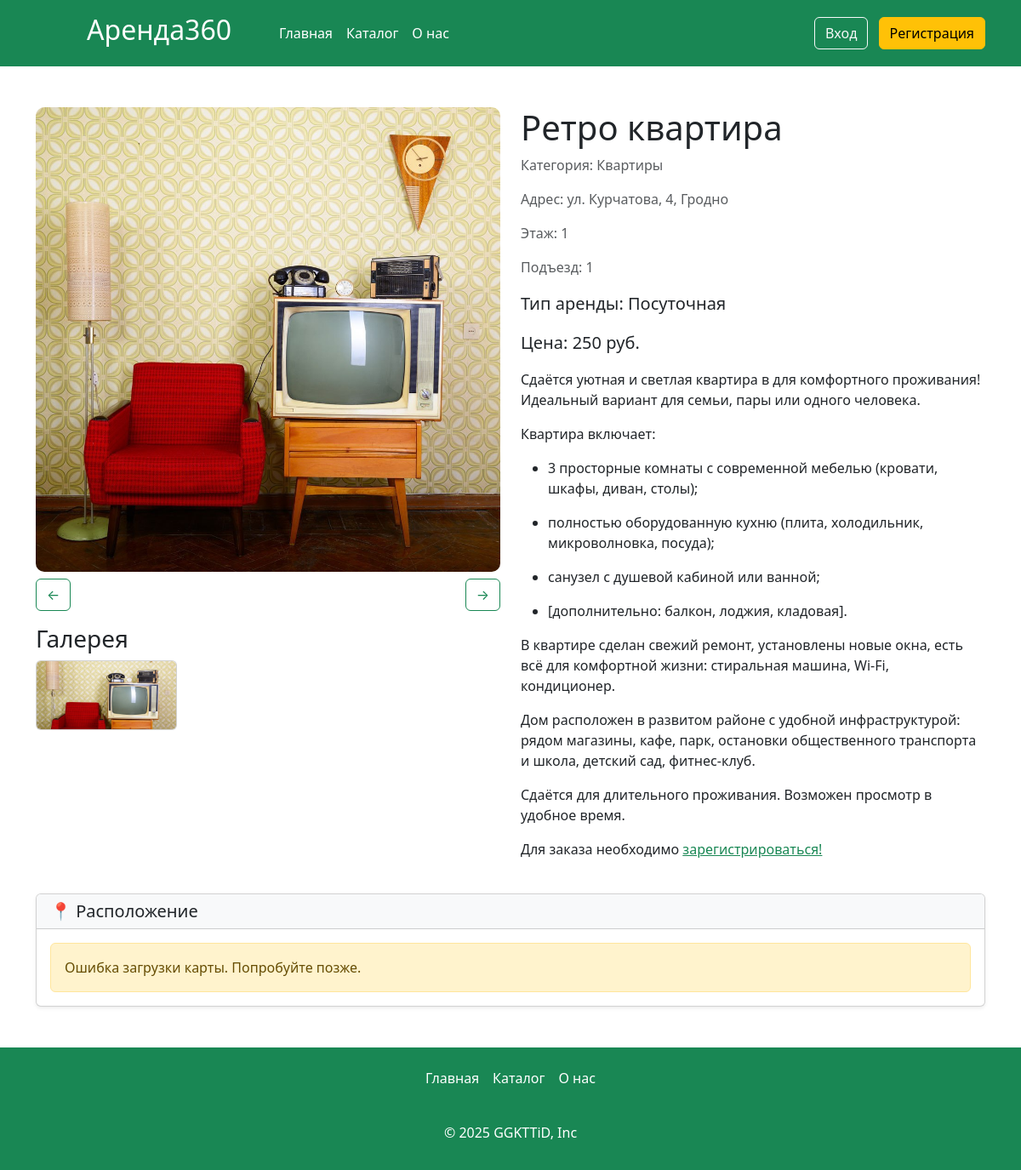
The app's page /card/4, older data.
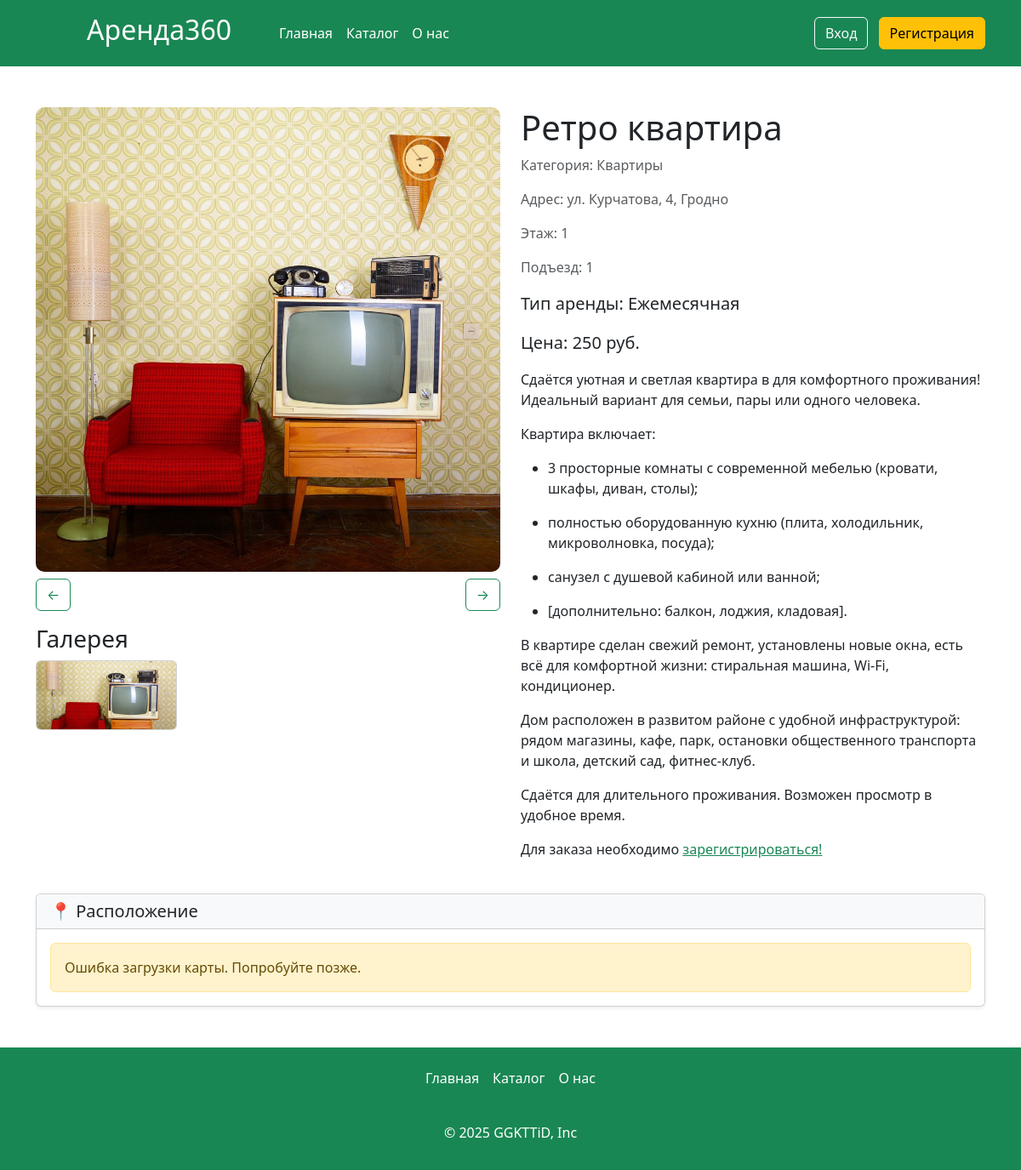
The same page, newer data.
### app.py (models this page shows, shortened)
class Articles(db.Model):
    id = db.Column(db.Integer,primary_key=True)
    title = db.Column(db.String(100))
    text = db.Column(db.Text)
    image_name = db.Column(db.String(100))
    category = db.Column(db.String(100))
    price = db.Column(db.Integer)
    floor = db.Column(db.Integer)
    entrance = db.Column(db.Integer)
    type_app = db.Column(db.String(100))
    address= db.Column(db.String(100))
    count_rooms = db.Column(db.Integer)
    hide = db.Column(db.Boolean, default=True)
    id_user = db.Column(db.Integer, db.ForeignKey('users.id'))
    orders = db.relationship('Orders', backref='article', lazy=True)
    images = db.relationship('Image', backref='article', lazy=True, cascade="all, delete-orphan")

### app.py (the view, shortened to what this page needs)
@app.route('/card/<int:id>', methods=['GET', 'POST'])
def card(id):
    article = Articles.query.get(id)
    if not article or article.hide:
        abort(404)
    check = Orders.query.filter_by(id_article=article.id).all()
    images = Image.query.filter_by(article_id=id).all()
    return render_template("card.html",article=article,check=check,images=images)

### app.py (called while the page is built)
@app.context_processor
def inject_unread_messages():
    if 'name' in session:
        current_user = Users.query.filter_by(email=session['name']).first()
        unread_count = Messages.query.filter_by(recipient_id=current_user.id, is_read=False).count()
        return dict(unread_messages=unread_count)
    return dict(unread_messages=0)

@app.context_processor
def inject_user():
    def get_user_name():
        if 'name' in session:
            return Users.query.filter_by(email=session['name']).first()
    return dict(active_user=get_user_name())

@app.context_processor
def inject_unread_count():
    if 'name' in session:
        user = Users.query.filter_by(email=session['name']).first()
        if user:
            unread_count = Notification.query.filter_by(user_id=user.id, is_read=False).count()
            return dict(unread_notifications=unread_count)
    return dict(unread_notifications=0)

### templates/card.html (shortened to what this page needs)
{% extends 'base.html' %}
{% block main %}
    <main>
        <div class="container my-5">
            <div class="row">
                <div class="col-md-6">
                    <div class="gallery-main">
                        <img id="mainImage" src="../../static/img/upload/{{article.image_name}}" width="100%" alt="Основное изображение товара">
                        <div class="image-navigation my-2 d-flex justify-content-between">
                            <button class="btn btn-outline-success prev-btn" onclick="prevImage()">←</button>
                            <button class="btn btn-outline-success next-btn" onclick="nextImage()">→</button>
                        </div>
                        <div class="row gallery-thumbnails my-3">
                          <h3>Галерея</h3>
                          <div class="col-md-4 mb-3">
                                <div class="card">
                                    <img src="../../static/img/upload/{{article.image_name}}" onclick="changeImage(this.src)" class="card-img-top" alt="Дополнительное изображение">
                                </div>
                            </div>
                        </div>
                    </div>
                </div>
                <div class="col-md-6">
                    <h1>{{article.title}}</h1>
                    <p class="text-muted">Категория: {{article.category}}</p>
                    <p class="text-muted">Адрес: {{article.address}}</p>
                    {%if article.floor%}
                    <p class="text-muted">Этаж: {{article.floor}}</p>
                    {%endif%}
                    {%if article.entrance%}
                    <p class="text-muted">Подъезд: {{article.entrance}}</p>
                    {%endif%}
                    <p class="lead">Тип аренды: <strong>{{article.type_app}}</strong></p>
                    <p class="lead">Цена: <strong>{{article.price}} руб.</strong></p>
                    {% autoescape false %} {{article.text}} {% endautoescape %}
                   {%if not active_user  %}
                   <p>Для заказа необходимо <a href="/reg" class="text-success">зарегистрироваться!</a> </p>
 {%endif%}
            </div>
        </div>
         <div class="card shadow-sm my-4">
            <div class="card-header bg-light">
                <h5 class="card-title mb-0">📍 Расположение</h5>
            </div>
            <div class="card-body p-0">
                <div id="map-error" class="alert alert-warning m-3 d-none">
                </div>
            </div>
        </div>
    </main>
    {% endblock %}

Row changes from the older to the newer data that the page shows:
changed Articles "Ретро квартира": type_app "Посуточная" → "Ежемесячная"
